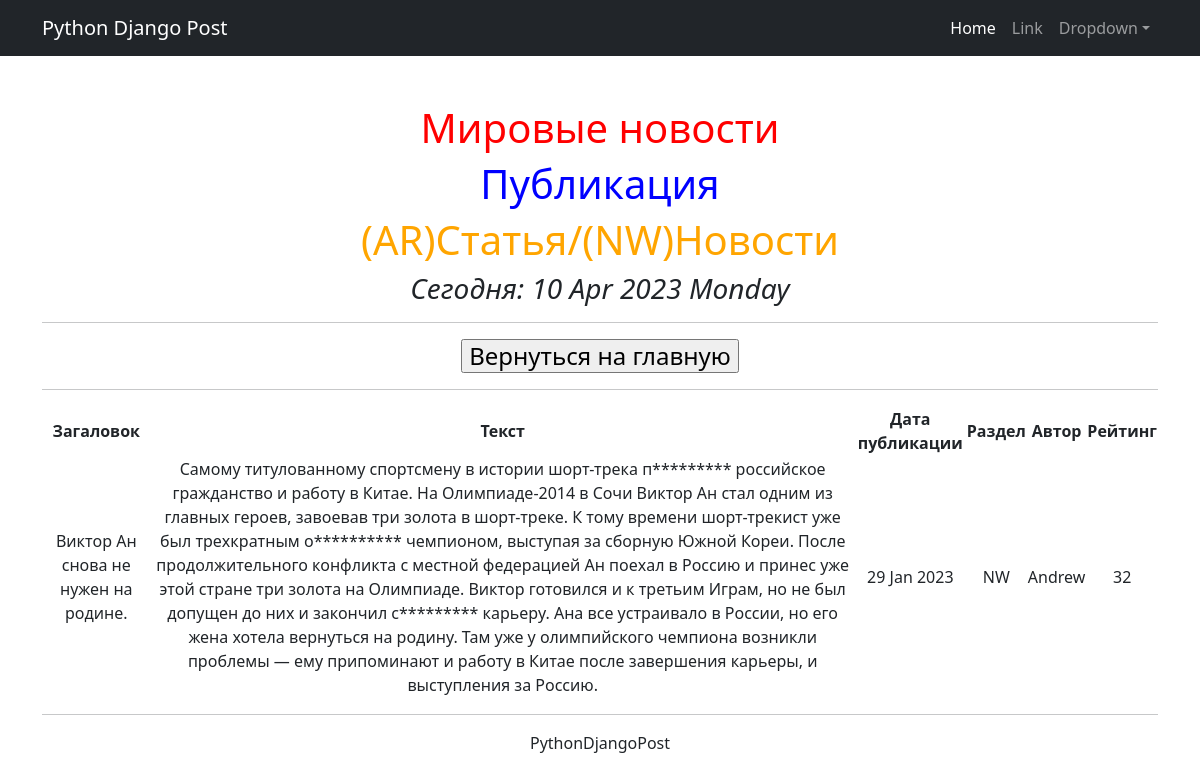
The page /articles/articles/1 on the database its author committed.
### newsportal/models.py (models this page shows, shortened)
class Post(models.Model):
    author = models.ForeignKey(Author, on_delete=models.CASCADE)
    NEWS = 'NW'
    ARTICLE = 'AR'
    CATEGORY_CHOICES = (
        (NEWS, 'Новости'),
        (ARTICLE, 'Статья'),
    )
    categoryType = models.CharField(max_length=2, choices=CATEGORY_CHOICES, default=ARTICLE)
    dateCreation = models.DateTimeField(auto_now_add=True)
    postCategory = models.ManyToManyField(Category, through='PostCategory')
    title = models.CharField(max_length=128)
    text = models.TextField()
    rating = models.SmallIntegerField(default=0)

class Author(models.Model):
    authorUser = models.OneToOneField(User, on_delete=models.CASCADE)
    ratingAuthor = models.SmallIntegerField(default=0)

### newsportal/views.py (the view)
# urls.py: path('<int:pk>', NewsDetail.as_view(), name='post_detail'),
class NewsDetail(DetailView):
    model = Post
    template_name = 'selected_news.html'
    context_object_name = 'selected_news'
    def get_context_data(self, **kwargs):
        context = super().get_context_data(**kwargs)
        context['time_now'] = datetime.utcnow()
        context['next_sale'] = None
        return context
    def get_object(self, *args, **kwargs):  # переопределяем метод получения объекта, как ни странно
        obj = cache.get(f'post-{self.kwargs["pk"]}',
                        None)  # кэш очень похож на словарь, и метод get действует так же. Он забирает значение по ключу, если его нет, то забирает None.
        if not obj:
            obj = super().get_object(queryset=self.queryset)
            cache.set(f'post-{self.kwargs["pk"]}', obj)
        return obj

### newsportal/templatetags/custom_filters.py (called while the page is built)
@register.filter()
def censor(value):
   forbwords = ['припомнили', 'олимпийским', 'спортивную', 'победителю', 'лучшей', 'витамины', 'добавки', 'товары', 'поощрение', 'денежного', 'поведению', 'неправильном']
   if not isinstance(value, str):
      raise TypeError(f"Некорректный набор: '{type(value)}'Введите строковое значение")
   for word in value.split():
      if word.lower() in forbwords:
         value = value.replace(word, f"{word[0]}{'*' * (len(word) - 1)}")
   return value

### newsportal/templatetags/custom_tags.py (called while the page is built)
@register.simple_tag()
def current_time(format_string='%b %d %Y'):
   return datetime.utcnow().strftime(format_string)

### templates/selected_news.html (shortened to what this page needs)
{% extends 'flatpages/default.html' %}
{% load custom_filters %}
{% load custom_tags %}
{% block content %}
<h1><font color="red">Мировые новости</font></h1>
<h1><font color="blue">Публикация</font></h1>
<h1><font color="orange">(AR)Статья/(NW)Новости</font></h1>
<h3><i>Сегодня: {% current_time '%d %b %Y %A' %}</i></h3>
<hr>
    <h4>
    <form><a href="{% url 'news_list' %}"><input type="button" value="Вернуться на главную" /></a></form>
    </h4>
<hr>
    <table>
        <tr>
            <td><b>Загаловок</b></td>
            <td><b>Текст</b></td>
            <td><b>Дата публикации</b></td>
            <td><b>Раздел</b></td>
            <td><b>Автор</b></td>
            <td><b>Рейтинг</b></td>
        <tr>
        <tr>
            <td>{{ selected_news.title|censor }}</td>
            <td>
                <div align="center">{{ selected_news.text|censor }}</div>
            </td>
            <td>{{ selected_news.dateCreation|date:'d M Y ' }}</td>
            <td>{{ selected_news.categoryType }}</td>
            <td>{{ selected_news.author.authorUser }}</td>
            <td>{{ selected_news.rating }}</td>
        </tr>
    </table>
<hr>
    <h7>PythonDjangoPost</h7>
{% endblock content %}

### rows shown on the page
Post: title|censor "Виктор Ан снова не нужен на родине.", text|censor "Самому титулованному спортсмену в истории шорт-трека п********* российское гражданство и работу в Китае. На Олимпиаде-2014 в Сочи Виктор Ан стал одним из главных героев, завоевав три золота в шорт-треке. К тому времени шорт-трекист уже был трехкратным о********** чемпионом, выступая за сборную Южной Кореи. После продолжительного конфликта с местной федерацией Ан поехал в Россию и принес уже этой стране три золота на Олимпиаде. Виктор готовился и к третьим Играм, но не был допущен до них и закончил с********* карьеру. Ана все устраивало в России, но его жена хотела вернуться на родину. Там уже у олимпийского чемпиона возникли проблемы — ему припоминают и работу в Китае после завершения…", dateCreation "29 Jan 2023", categoryType "NW", author.authorUser "Andrew", rating "32"
